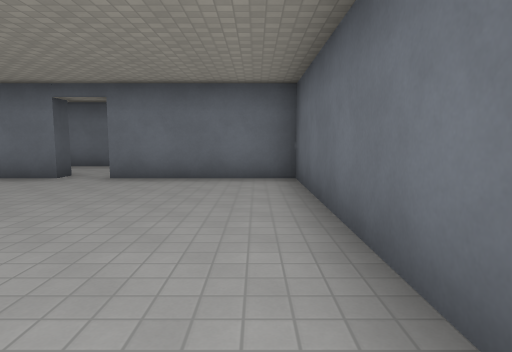
View 1 (above)

24 first-person views from a walk through a level from a Godot 3-D game. The camera is 1.4 m above the floor, tilts 6° down and sees 75° across. The floor is counted in squares, 2 m on a side. Each view is taken from the middle of a square. On the plan, view 1 faces up. The plan holds only what a view shows up to about 10 squares ahead; the rest is blank. The place goes on beyond the plan. Door leaves are left out where a doorway can be walked through. Surface patterns are stand-ins for the level's own textures.

View 2
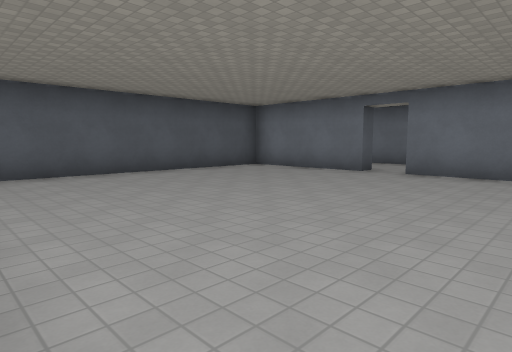

View 3
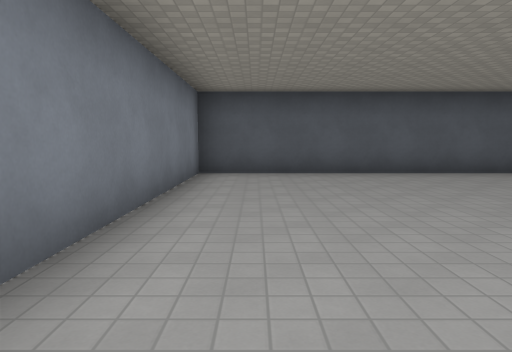

View 4
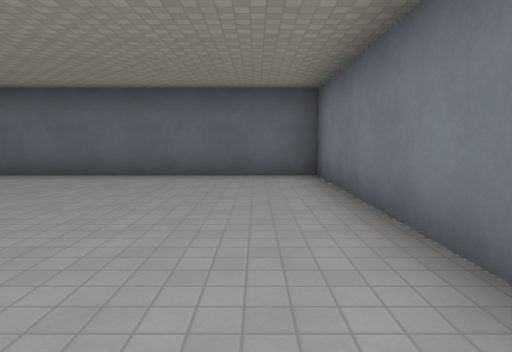

View 5
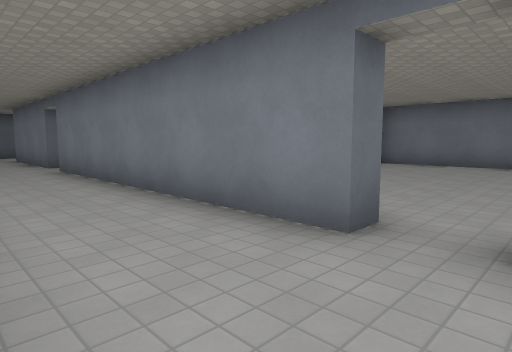

View 6
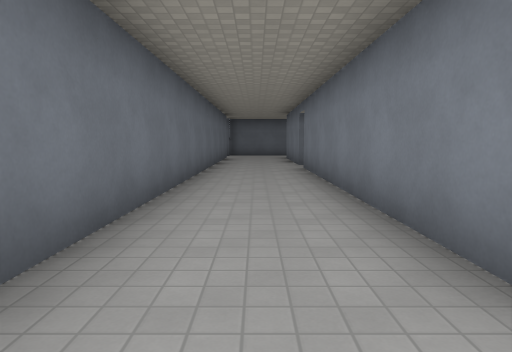

View 7
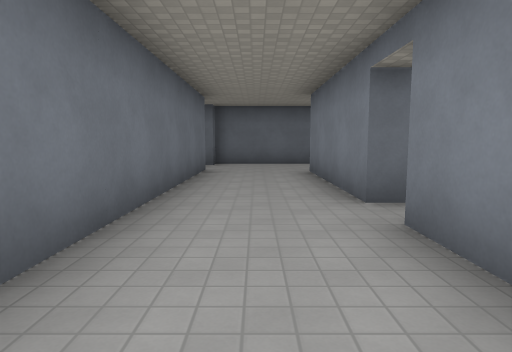

View 8
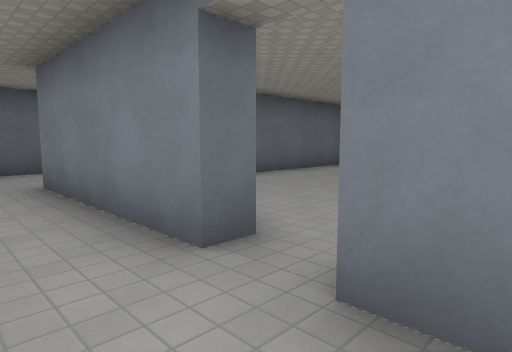

View 9
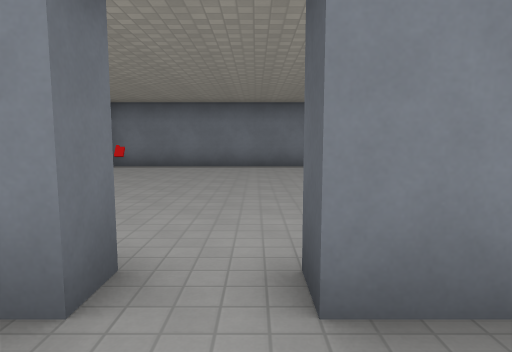

View 10
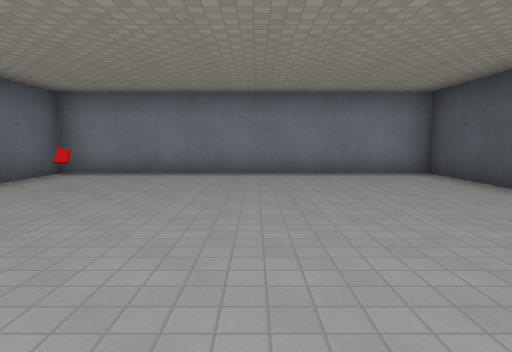

View 11
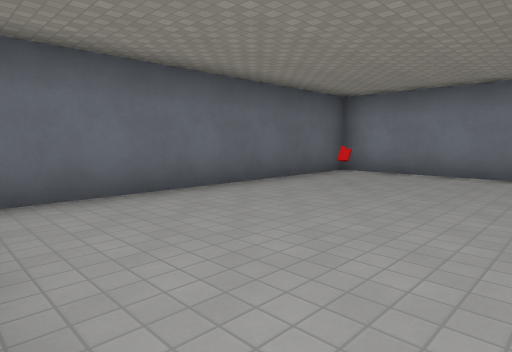

View 12
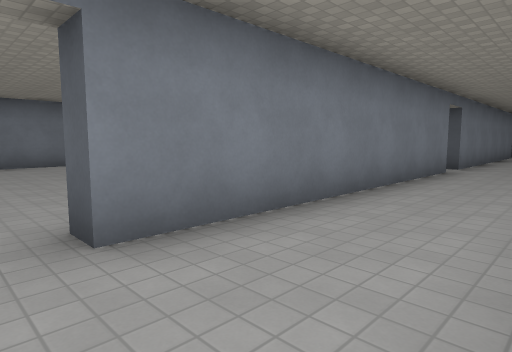

View 13
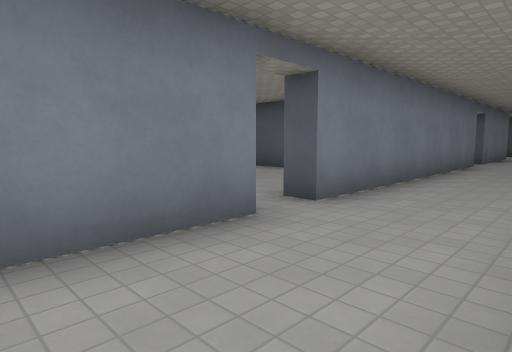

View 14
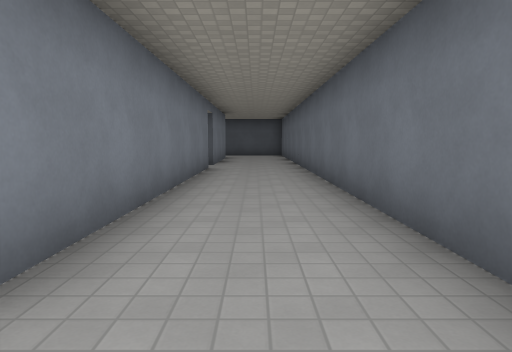

View 15
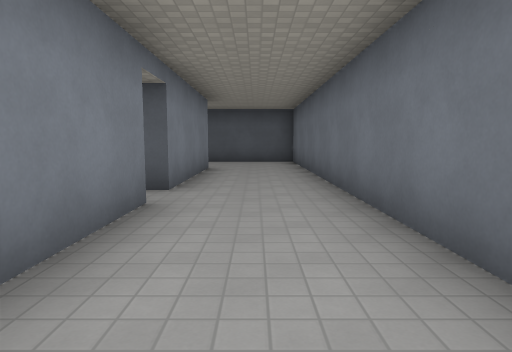

View 16
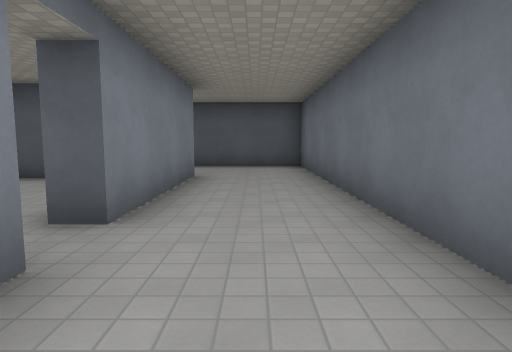

View 17
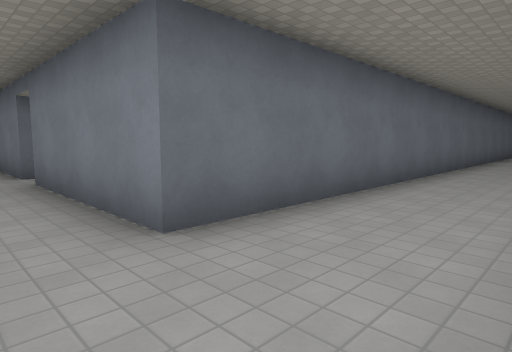

View 18
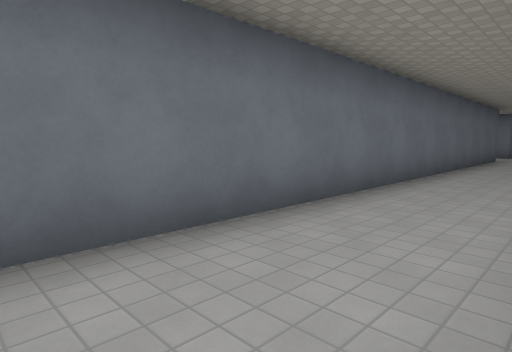

View 19
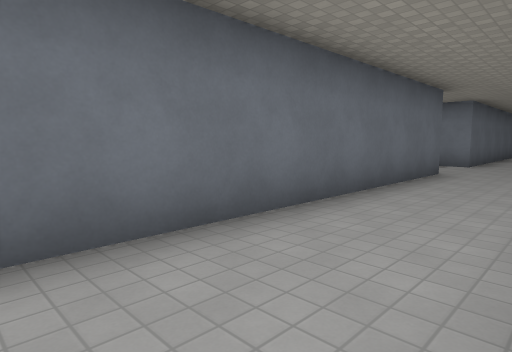

View 20
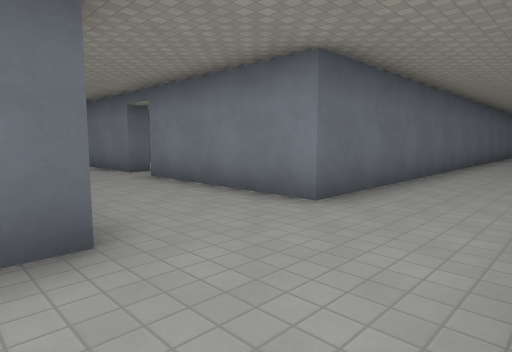

View 21
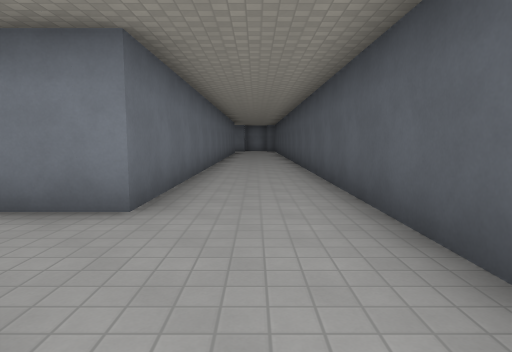

View 22
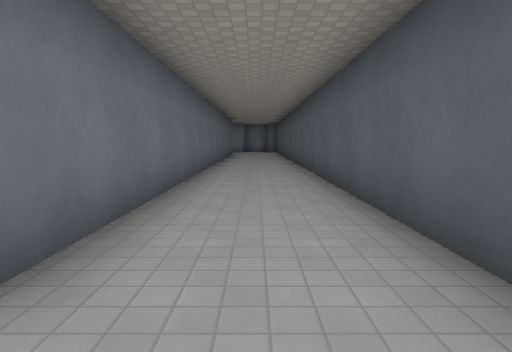

View 23
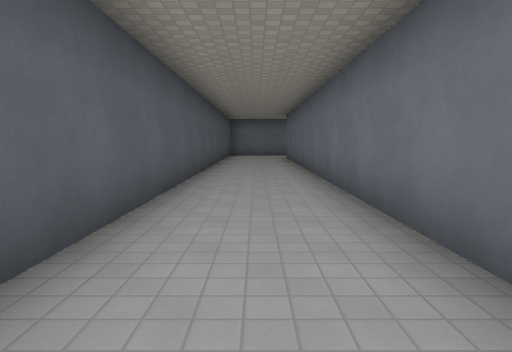

View 24
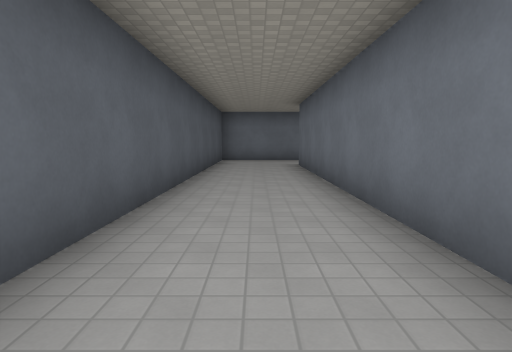

### Floor plan
Ten units are one square. View 1 is at (0, 0); x grows to the right and y downward. Boxes are objects, and circles mark ways between rooms. Rooms are numbered by the first view taken in them; rooms with no view inside come last. Other rooms are left out.
<svg viewBox="-278 -98 405 314">
<path fill="none" stroke="#000" d="M-37 -68 -37 -63 -70 -63M-72 -60 -72 13 8 13 8 -63 -28 -63 -28 -68M-248 99 -248 -68 -207 -68 -207 -62M-273 105 -273 210M-112 -68 -37 -68M-248 211 -248 123 -208 123M-198 -68 -123 -68 -123 -62M-28 -68 47 -68 47 -62M-125 -93 -273 -93 -273 55M57 -62 57 -68 98 -68M122 -61 122 -70M102 -93 -52 -93M12 -12 12 13 92 13 92 -55"/>
<rect x="75" y="-15" width="10" height="10" fill="#bbb"><title>other object</title></rect>
<circle cx="-35" cy="-70" r="3" fill="#2a7"/>
<circle cx="50" cy="-70" r="3" fill="#2a7"/>
<text x="-30" y="-20">1</text>
<text x="-120" y="100">2</text>
<text x="50" y="-20">3</text>
</svg>
Room 1 opens to room 2. Room 2 opens to room 3.

Where each view was taken, in squares from view 1:
view 1: 0 up, 0 right, facing up
view 2: 1 down, 0 right, facing up-left
view 3: 0 up, 0 right, facing left
view 4: 0 up, 6 left, facing right
view 5: 9 up, 4 left, facing down-right
view 6: 8 up, 4 left, facing right
view 7: 8 up, 2 right, facing right
view 8: 8 up, 4 right, facing down-right
view 9: 8 up, 5 right, facing down
view 10: 6 up, 5 right, facing down
view 11: 6 up, 5 right, facing down-right
view 12: 9 up, 3 left, facing down-left
view 13: 9 up, 9 left, facing down-left
view 14: 8 up, 11 left, facing left
view 15: 8 up, 16 left, facing left
view 16: 8 up, 18 left, facing left
view 17: 8 up, 27 left, facing down-right
view 18: 4 up, 27 left, facing down-right
view 19: 2 down, 27 left, facing down-right
view 20: 9 down, 27 left, facing down-right
view 21: 9 down, 26 left, facing down
view 22: 11 down, 26 left, facing down
view 23: 7 down, 26 left, facing up
view 24: 3 down, 26 left, facing up
